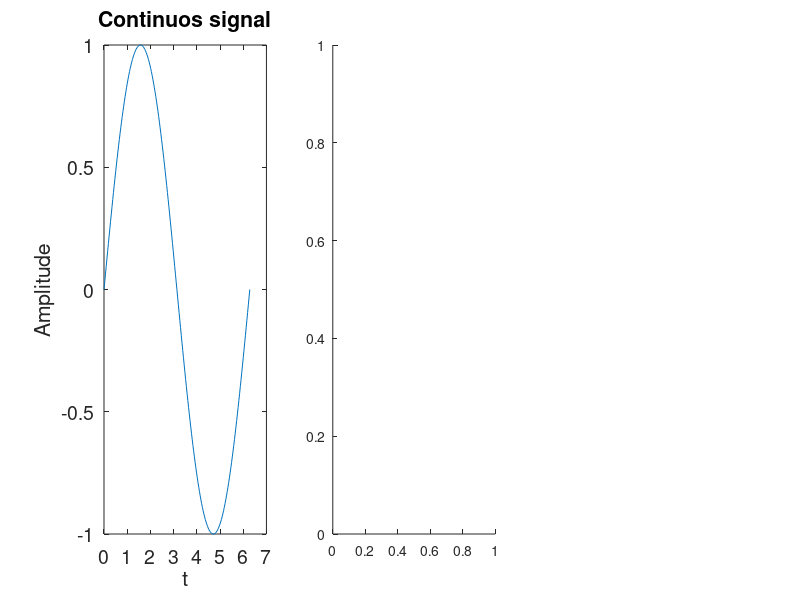

Reproduce this figure in MATLAB. (Note: this script raises an error after producing the figure.)
%% plot_continuous_discrete_signal.m
%
% This script demonstrates how to plot continuous, continuous with sampling, and
% discrete signals.

close all; clear; clc;

figure('Units', 'normalized', 'Position', [0.1, 0.25, 0.8, 0.5])

subplot(1,3,1)
t = 0:pi/100:2*pi;
y = sin(t);
plot(t, y)
title('Continuos signal')
xlabel('t')
ylabel('Amplitude')
set(gca, 'FontSize', 14)

subplot(1,3,2)
t = 0:pi/100:2*pi;
y = sin(t);
plot(t, y, '-o', 'MarkerIndices', 1:10:length(y), 'MarkerEdgeColor', 'r')
title('Continous signal sampling')
xlabel('t')
ylabel('Amplitude')
set(gca, 'FontSize', 14)

subplot(1,3,3)
t = 0:pi/10:2*pi;
y = sin(t);
stem(t,y)
title('Discrete signal')
xlabel('(nT)')
ylabel('Amplitude')
set(gca, 'FontSize', 14)



